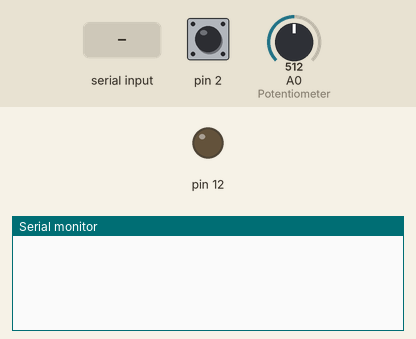
This sketch was run on a simulated Arduino Uno, built with avr-gcc and run on an emulated ATmega328P. Parts: output pins drawn as LEDs (lit = HIGH), the last lines printed to the serial monitor. The inputs (shaded band) are chosen by the test bench; at power-on: pin 2 LOW, A0 (Potentiometer) = 512.

Above: at 1.2 s.
1.3 s: "90,45\n" received over Serial
At 3.5 s:
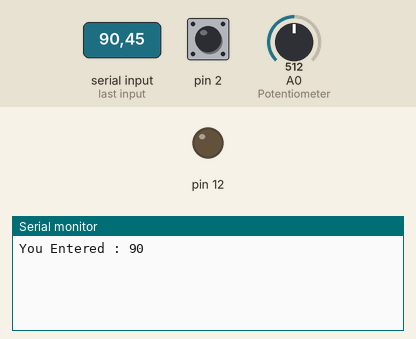
3.8 s: pin 2 pulsed HIGH 2 times (0.12 s each, 0.3 s apart)
At 5.4 s:
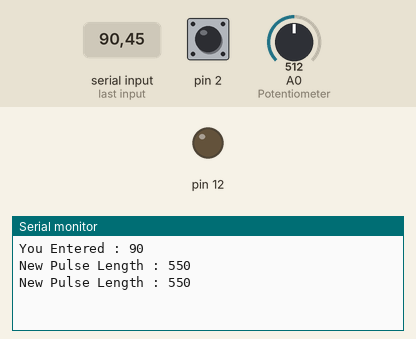

Measured:
- after the input at 1.3 s, the serial monitor: prints a new line after 1.0 s (image 1)
- after the input at 3.8 s, the serial monitor: prints a new line after 0.12 s (image 2)

The sketch:

Mock_Task2_PotFreq.ino
```cpp
void setup() {
  pinMode(12,OUTPUT);
  pinMode(2,INPUT);
  pinMode(A0,INPUT);
  Serial.begin(9600);

}
int pulse;
void loop() {
  if (Serial.available() > 0)
  {
    String input = Serial.readString();
    input.trim();
    int value = input.toInt(); // Converting to Integer
    Serial.print("You Entered : ");
    Serial.print(value);
    Serial.println();
    attachInterrupt(digitalPinToInterrupt(2),changepulse,FALLING); // Run changepulse fncion on Falling edge of switch 2
    //delay(1000);


    for (int i=0;i<value;i++)
    {
      RED(pulse); // Run RED function for loop
    }

  }

}

void changepulse() {
  int pot_in = analogRead(A0); //Read value from Potentiometer
  pulse = map(pot_in,0,1023,100,1000); //Scale value to 100-1000

  Serial.print("New Pulse Length : ");
  Serial.print(pulse);
  Serial.println();
}


void RED(int pulse) {
  digitalWrite(13,OUTPUT);
  delay(pulse);
  digitalWrite(13,LOW);
  delay(pulse);
}
```
